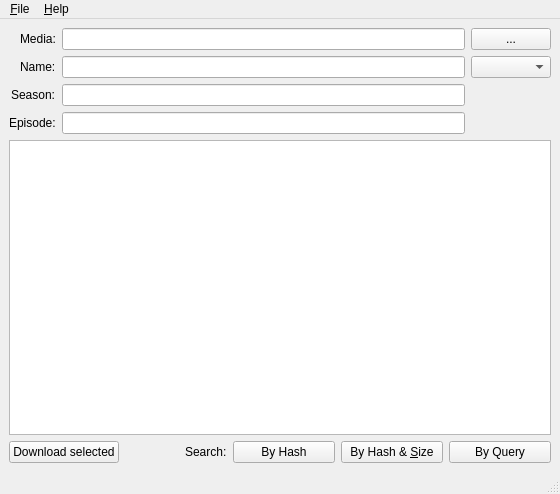
<?xml version="1.0" encoding="UTF-8"?>
<ui version="4.0">
 <class>MainWindow</class>
 <widget class="QMainWindow" name="MainWindow">
  <property name="geometry">
   <rect>
    <x>0</x>
    <y>0</y>
    <width>560</width>
    <height>494</height>
   </rect>
  </property>
  <property name="windowTitle">
   <string>QSubber</string>
  </property>
  <widget class="QWidget" name="centralwidget">
   <layout class="QGridLayout" name="gridLayout" columnstretch="0,0,0,0">
    <item row="1" column="0" colspan="4">
     <layout class="QGridLayout" name="gridLayout_2">
      <item row="2" column="1">
       <widget class="QLineEdit" name="seasonEdit"/>
      </item>
      <item row="2" column="0" alignment="Qt::AlignRight">
       <widget class="QLabel" name="seasonLabel">
        <property name="text">
         <string>Season:</string>
        </property>
       </widget>
      </item>
      <item row="0" column="0" alignment="Qt::AlignRight">
       <widget class="QLabel" name="mediaLabel">
        <property name="text">
         <string>Media:</string>
        </property>
       </widget>
      </item>
      <item row="0" column="1">
       <widget class="QLineEdit" name="mediaEdit"/>
      </item>
      <item row="1" column="0" alignment="Qt::AlignRight">
       <widget class="QLabel" name="nameLabel">
        <property name="text">
         <string>Name:</string>
        </property>
       </widget>
      </item>
      <item row="1" column="1">
       <widget class="QLineEdit" name="nameEdit"/>
      </item>
      <item row="4" column="0" colspan="3">
       <widget class="QTreeView" name="subtitlesView"/>
      </item>
      <item row="1" column="2">
       <widget class="QComboBox" name="langCombo"/>
      </item>
      <item row="3" column="1">
       <widget class="QLineEdit" name="episodeEdit"/>
      </item>
      <item row="3" column="0" alignment="Qt::AlignRight">
       <widget class="QLabel" name="episodeLabel">
        <property name="text">
         <string>Episode:</string>
        </property>
       </widget>
      </item>
      <item row="0" column="2">
       <widget class="QPushButton" name="browseButton">
        <property name="text">
         <string>...</string>
        </property>
       </widget>
      </item>
     </layout>
    </item>
    <item row="6" column="0" colspan="4">
     <layout class="QHBoxLayout" name="actionsLayout">
      <item>
       <widget class="QPushButton" name="downloadButton">
        <property name="text">
         <string>Download selected</string>
        </property>
       </widget>
      </item>
      <item alignment="Qt::AlignRight">
       <widget class="QLabel" name="searchLabel">
        <property name="text">
         <string>Search:</string>
        </property>
       </widget>
      </item>
      <item>
       <widget class="QPushButton" name="btnHash">
        <property name="text">
         <string>By Hash</string>
        </property>
       </widget>
      </item>
      <item>
       <widget class="QPushButton" name="btnHashSize">
        <property name="text">
         <string>By Hash &amp;&amp; &amp;Size</string>
        </property>
       </widget>
      </item>
      <item>
       <widget class="QPushButton" name="btnQuery">
        <property name="text">
         <string>By Query</string>
        </property>
       </widget>
      </item>
     </layout>
    </item>
   </layout>
  </widget>
  <widget class="QMenuBar" name="menubar">
   <property name="geometry">
    <rect>
     <x>0</x>
     <y>0</y>
     <width>560</width>
     <height>30</height>
    </rect>
   </property>
   <widget class="QMenu" name="menu_File">
    <property name="title">
     <string>&amp;File</string>
    </property>
    <addaction name="action_Preferences"/>
    <addaction name="separator"/>
    <addaction name="action_Quit"/>
   </widget>
   <widget class="QMenu" name="menu_Help">
    <property name="title">
     <string>&amp;Help</string>
    </property>
    <addaction name="action_About"/>
   </widget>
   <addaction name="menu_File"/>
   <addaction name="menu_Help"/>
  </widget>
  <widget class="QStatusBar" name="statusbar"/>
  <action name="action_Preferences">
   <property name="text">
    <string>&amp;Preferences</string>
   </property>
  </action>
  <action name="action_Quit">
   <property name="text">
    <string>&amp;Quit</string>
   </property>
  </action>
  <action name="action_About">
   <property name="text">
    <string>&amp;About</string>
   </property>
  </action>
 </widget>
 <tabstops>
  <tabstop>mediaEdit</tabstop>
  <tabstop>browseButton</tabstop>
  <tabstop>nameEdit</tabstop>
  <tabstop>seasonEdit</tabstop>
  <tabstop>episodeEdit</tabstop>
  <tabstop>langCombo</tabstop>
  <tabstop>subtitlesView</tabstop>
  <tabstop>downloadButton</tabstop>
  <tabstop>btnHash</tabstop>
  <tabstop>btnQuery</tabstop>
 </tabstops>
 <resources/>
 <connections/>
</ui>
